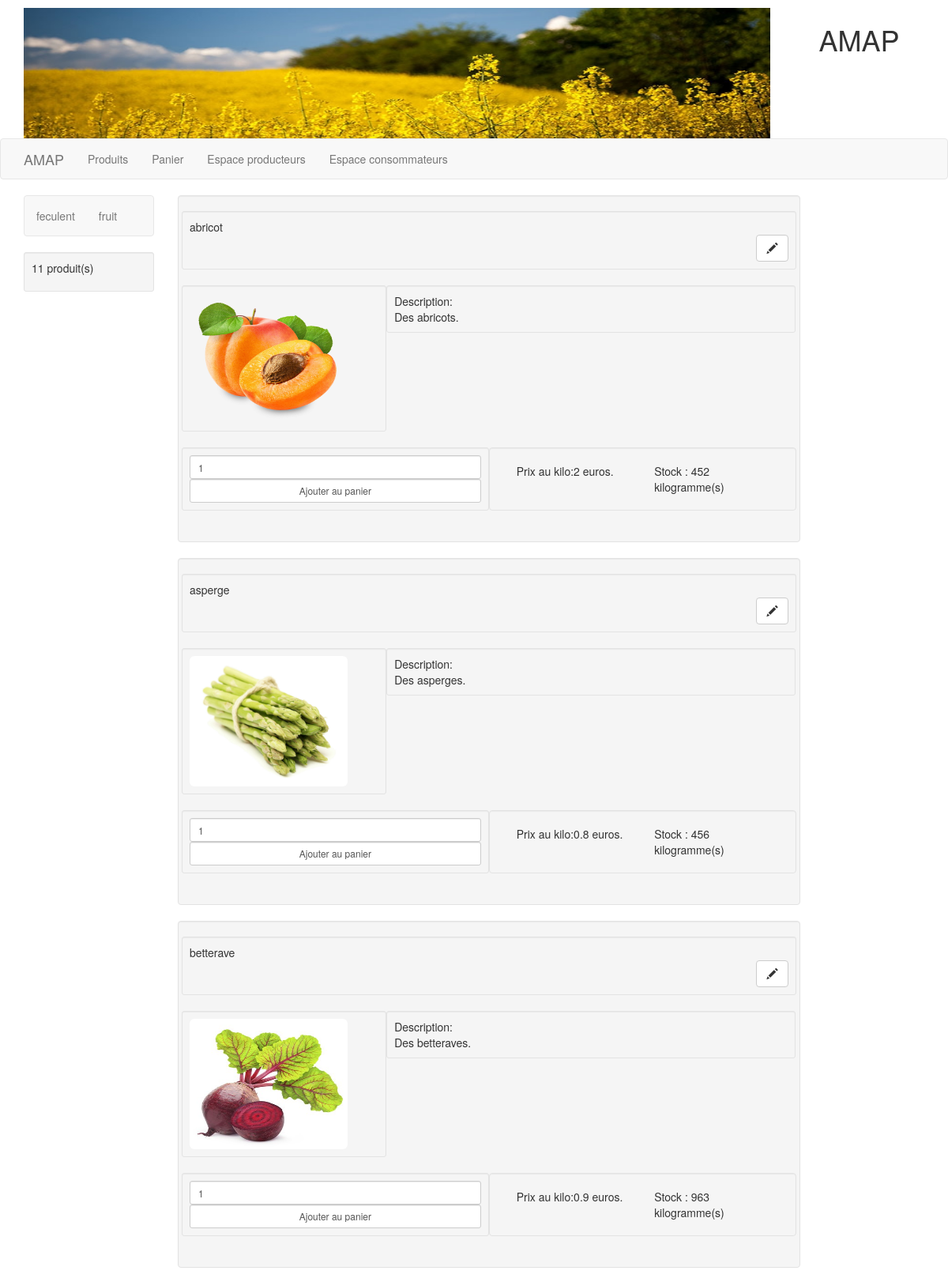
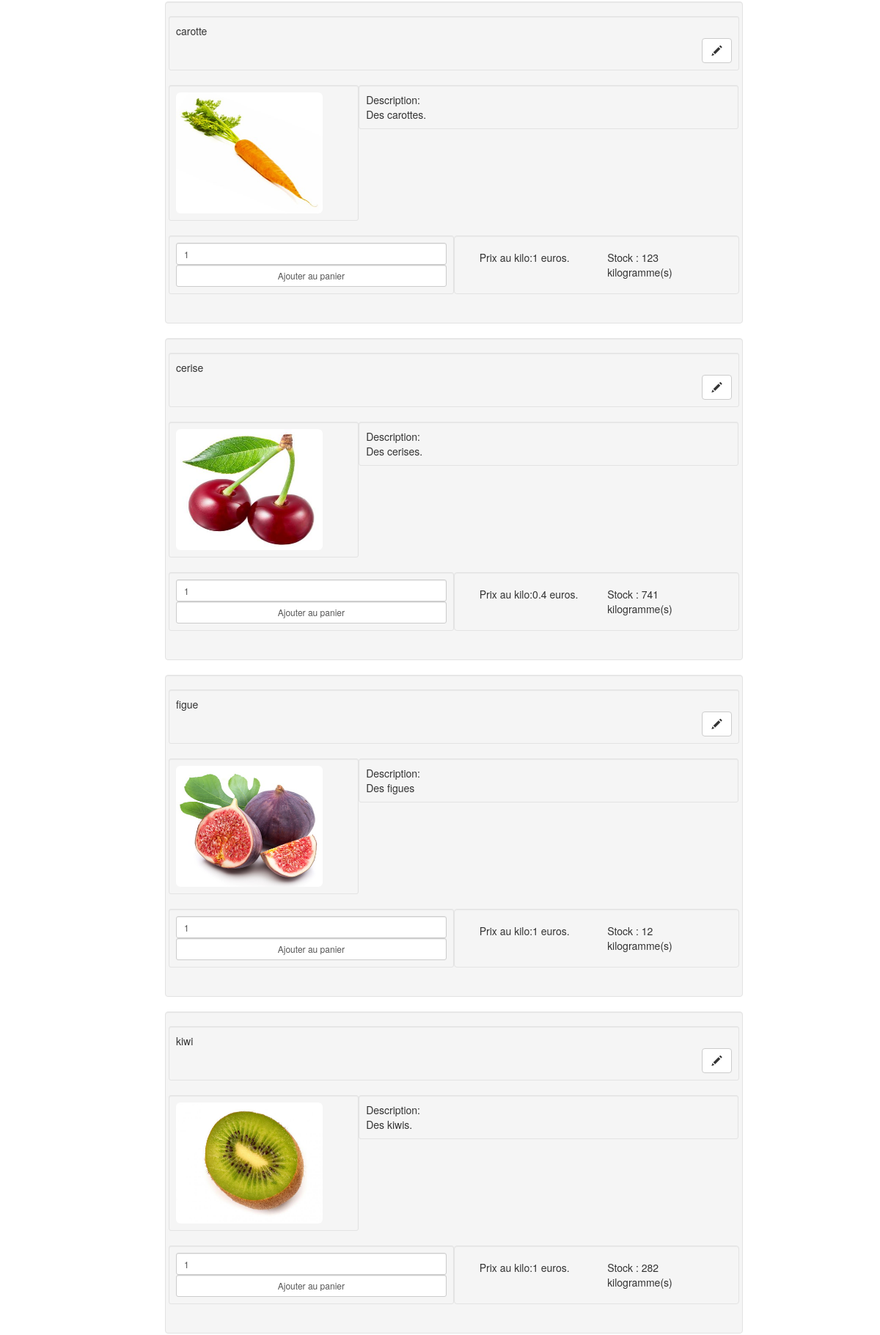
The page /index.php?uc=voirProduits (upper part) on the database its author committed (2 pictures, top to bottom).
### tables this page shows
CREATE TABLE IF NOT EXISTS `categorie` (
  `id` int(11) NOT NULL AUTO_INCREMENT,
  `libelle` varchar(50) DEFAULT NULL,
  PRIMARY KEY (`id`)
);

CREATE TABLE IF NOT EXISTS `produit` (
  `id` int(11) NOT NULL AUTO_INCREMENT,
  `libelle` varchar(25) DEFAULT NULL,
  `description` varchar(200) DEFAULT NULL,
  `prixunitaire` float DEFAULT NULL,
  `quantite` int(11) NOT NULL,
  `id_utilisateur` int(11) DEFAULT NULL,
  `id_categorie` int(11) DEFAULT NULL,
  PRIMARY KEY (`id`),
  KEY `FK_Produit_id_utilisateur` (`id_utilisateur`),
  KEY `FK_Produit_id_categorie` (`id_categorie`)
);

### controleurs/c_voirProduits.php (called while the page is built)
<?php
	$categories = get_categ();
	if (!isset($_REQUEST['categ']))
	{
		$produits = get_produit(0);
	}
	else
	{
		$produits = get_produit($_REQUEST['categ']);
	}
	include('vues/v_voirProduits.php');
?>

### util/fonctions.php (called while the page is built, shortened)
<?php
include_once("connexion_sql.php");
function get_categ()
{
    global $bdd;
    $req = $bdd->prepare('SELECT id, libelle FROM categorie ORDER BY libelle');
    $req->execute();
    $categories = $req->fetchAll();
    return $categories;
}
function get_produit($uneCateg)
{
    global $bdd;
	$uneCateg = (int) $uneCateg;
	if($uneCateg==0)
	{$req = 'SELECT * FROM produit ORDER BY libelle';}
	else
	{$req = "SELECT * FROM produit WHERE produit.id_categorie = '".$uneCateg."' ORDER BY libelle";}
	$req = $bdd->prepare($req);
    $req->execute();
    $produits = $req->fetchAll();
    return $produits;
}

### vues/v_voirProduits.php (the view)
<div class="container">
	<div class="row">
			<div class="sidebar-nav col-sm-2 col-12">
				<div class="navbar navbar-default" role="navigation">
					<ul class="nav navbar-nav">
					<?php
					foreach($categories as $categorie)
					{
						echo "<li>
								<a href='index.php?uc=voirProduits&categ=".$categorie['id']."'>".$categorie['libelle']."</a>
							 </li>";
					}
					?>
					</ul>
				</div>
				<?php
					echo "<div class='well well-sm'><p>".count($produits)." produit(s)</p></div>";
				?>
			</div>
		  <div class="col-sm-10 col-xs-12">
			<?php
				if (!isset($_SESSION['id_Type_utilisateur'])) {
				foreach($produits as $cle => $produit)
				{
				echo "<div class='col-12 col-sm-10 well'>
							<div class='row'>
								<div class='well well-sm' id='libelle_produit".$produit['id']."'>".$produit['libelle']."
                                            <!-bouton modification ->                       <div id='bouttonModifPrix' ><a  href='#' class='btn btn-default'><span class='glyphicon glyphicon-pencil'></span> </a></div>
								</div>
							</div>
							<div class='row'>
								<div class='col-12'>
									<div class='col-12 col-sm-6 col-md-4 well well-sm'>
										<img class='imageproduit img-rounded' src= 'img/produits/".mb_strtolower($produit['libelle']).".jpg' alt='' />
									</div>
									<div class='col-12 col-sm-6 col-md-8 well well-sm' id='description_produit".$produit['id']."'>Description:<br/>".$produit['description']."</div>
								</div>
							</div>
							<div class='row'>
								<div class='col-12 col-sm-6 well well-sm'>
									<form method='post' action='index.php?uc=gestionPanier&action=ajouter&idProduit=".$produit['id']."&libelleProduit=".$produit['libelle']."&descriptionProduit=".$produit['description']."&prixProduit=".$produit['prixunitaire']."'>
										<input type='number' value=1 id='qte_produit' class='form-control input-sm' name='qte_produit' min='1'>
										<input type='submit' id='button_produit".$produit['id']."' class='form-control input-sm' value='Ajouter au panier'></input>
									</form>
								</div>
								<div class='col-12 col-sm-6 well'>
									<div class='col-sm-6' id='pu_produit".$produit['id']."'>Prix au kilo:".$produit['prixunitaire']." euros.
									</div>
								<div class='col-sm-6' id='quantite_produit".$produit['id']."'>Stock : ".$produit['quantite']." kilogramme(s)</div></div>
							</div>
					</div>";
				}
                                }
			?>
		  </div>
	</div>
</div>

### vues/v_entete.php (shortened to what this page needs)
<!DOCTYPE html PUBLIC "-//W3C//DTD XHTML 1.0 Strict//EN" "http://www.w3.org/TR/xhtml1/DTD/xhtml1-strict.dtd">
<html xmlns="http://www.w3.org/1999/xhtml" xml:lang="fr" >
    <head>
        <link href="bootstrap-3.3.7-dist/css/bootstrap.min.css" rel="stylesheet" type="text/css" />
        <link href="css/style.css" rel="stylesheet" type="text/css" />
    </head>

### vues/v_bandeau.php (shortened to what this page needs)
<body>
		<div class="container">
			<div class="row">
				<div class="col-lg-10 ">
					<img class = "imagelogo hidden-xs" src= "img/paysage.jpg" alt="" />
				</div>
				<div class="col-lg-2" ><h1>AMAP</h1></div>
			</div>
		</div>
		<?php
			if (!isset($_SESSION['id_Type_utilisateur']))
			{
				echo "
					<nav class='navbar navbar-default'>
					  <div class='container'>
						<div class='navbar-header'>
						  <a class='navbar-brand' href='index.php'>AMAP</a>
						</div>
						<ul class='nav navbar-nav'>
						  <li><a href='index.php?uc=voirProduits'>Produits</a></li>
						  <li><a href='index.php?uc=gestionPanier&action=voir'>Panier</a></li>
						  <li><a href='index.php?uc=connexionProducteur&action=connexion'>Espace producteurs</a></li>
						  <li><a href='index.php?uc=connexionConsommateur&action=connexion'>Espace consommateurs</a></li>
						</ul>
					  </div>
					</nav>";
			}

### index.php (shortened to what this page needs)
<?php
include_once('util/connexion_sql.php');
include_once('util/fonctions.php');
$categories = get_categ();
include_once('vues/v_entete.php');
include_once('vues/v_bandeau.php');
if(!isset($_REQUEST['uc']))
{
	$uc = 'accueil';
}
else
{
	$uc = $_REQUEST['uc'];
}
switch($uc)
{
	case 'voirProduits' :
		{include("controleurs/c_voirProduits.php");break;}
}
?>

### css/style.css (style rules this page uses)
h1, h3 { text-align:center; }
div#bouttonModifPrix { text-align: right; }
a { text-decoration: none; color: blue; }
body { padding-top: 10px; }
.imageproduit { width: 200px; height: 165px; }
.imagelogo { width:100%; height:165px; }

### rows shown on the page
categorie: libelle "feculent"
categorie: libelle "fruit"
produit: libelle "abricot", libelle (picture), description "Des abricots.", prixunitaire "2", quantite "452"
produit: libelle "asperge", libelle (picture), description "Des asperges.", prixunitaire "0.8", quantite "456"
produit: libelle "betterave", libelle (picture), description "Des betteraves.", prixunitaire "0.9", quantite "963"
produit: libelle "carotte", libelle (picture), description "Des carottes.", prixunitaire "1", quantite "123"
produit: libelle "cerise", libelle (picture), description "Des cerises.", prixunitaire "0.4", quantite "741"
produit: libelle "figue", libelle (picture), description "Des figues", prixunitaire "1", quantite "12"
produit: libelle "kiwi", libelle (picture), description "Des kiwis.", prixunitaire "1", quantite "282"

### other values the page prints
count($produits) "11"
